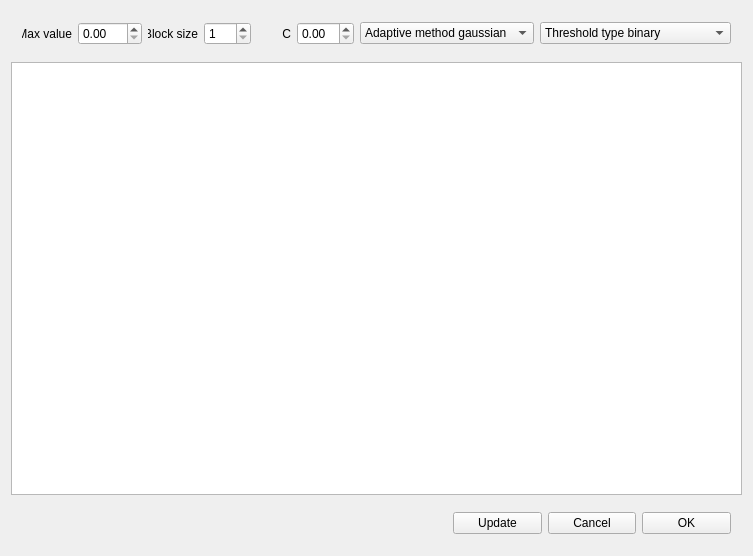
<?xml version="1.0" encoding="UTF-8"?>
<ui version="4.0">
 <class>CVActionAdaptiveThresholdView</class>
 <widget class="CVActionView" name="CVActionAdaptiveThresholdView">
  <property name="geometry">
   <rect>
    <x>0</x>
    <y>0</y>
    <width>753</width>
    <height>556</height>
   </rect>
  </property>
  <property name="windowTitle">
   <string>Adaptive Threshold</string>
  </property>
  <property name="layoutDirection">
   <enum>Qt::LeftToRight</enum>
  </property>
  <layout class="QVBoxLayout" name="verticalLayout">
   <item>
    <widget class="QWidget" name="topwidget" native="true">
     <layout class="QHBoxLayout" name="horizontalLayout_2">
      <item>
       <widget class="QLabel" name="label">
        <property name="maximumSize">
         <size>
          <width>50</width>
          <height>16777215</height>
         </size>
        </property>
        <property name="text">
         <string>Max value</string>
        </property>
        <property name="alignment">
         <set>Qt::AlignRight|Qt::AlignTrailing|Qt::AlignVCenter</set>
        </property>
       </widget>
      </item>
      <item>
       <widget class="QDoubleSpinBox" name="maxValueSpinBox">
        <property name="maximum">
         <double>255.000000000000000</double>
        </property>
       </widget>
      </item>
      <item>
       <widget class="QLabel" name="label_2">
        <property name="maximumSize">
         <size>
          <width>50</width>
          <height>16777215</height>
         </size>
        </property>
        <property name="text">
         <string>Block size</string>
        </property>
        <property name="alignment">
         <set>Qt::AlignRight|Qt::AlignTrailing|Qt::AlignVCenter</set>
        </property>
       </widget>
      </item>
      <item>
       <widget class="QSpinBox" name="blockSizeSpinBox">
        <property name="minimum">
         <number>1</number>
        </property>
        <property name="maximum">
         <number>301</number>
        </property>
        <property name="singleStep">
         <number>2</number>
        </property>
       </widget>
      </item>
      <item>
       <widget class="QLabel" name="label_3">
        <property name="text">
         <string>C</string>
        </property>
        <property name="alignment">
         <set>Qt::AlignRight|Qt::AlignTrailing|Qt::AlignVCenter</set>
        </property>
       </widget>
      </item>
      <item>
       <widget class="QDoubleSpinBox" name="cSpinBox"/>
      </item>
      <item>
       <widget class="QComboBox" name="adaptiveThresholdTypeComboBox">
        <item>
         <property name="text">
          <string>Adaptive method gaussian</string>
         </property>
        </item>
        <item>
         <property name="text">
          <string>Adaptive method mean</string>
         </property>
        </item>
       </widget>
      </item>
      <item>
       <widget class="QComboBox" name="thresholdTypeComboBox">
        <item>
         <property name="text">
          <string>Threshold type binary</string>
         </property>
        </item>
        <item>
         <property name="text">
          <string>Threshold type inverse binary</string>
         </property>
        </item>
       </widget>
      </item>
     </layout>
    </widget>
   </item>
   <item>
    <widget class="QGraphicsView" name="graphicsView"/>
   </item>
   <item>
    <widget class="QWidget" name="widget" native="true">
     <property name="maximumSize">
      <size>
       <width>300</width>
       <height>16777215</height>
      </size>
     </property>
     <property name="layoutDirection">
      <enum>Qt::RightToLeft</enum>
     </property>
     <layout class="QHBoxLayout" name="horizontalLayout">
      <item>
       <widget class="QPushButton" name="okButton">
        <property name="maximumSize">
         <size>
          <width>100</width>
          <height>16777215</height>
         </size>
        </property>
        <property name="text">
         <string>OK</string>
        </property>
       </widget>
      </item>
      <item>
       <widget class="QPushButton" name="cancelButton">
        <property name="maximumSize">
         <size>
          <width>100</width>
          <height>16777215</height>
         </size>
        </property>
        <property name="text">
         <string>Cancel</string>
        </property>
       </widget>
      </item>
      <item>
       <widget class="QPushButton" name="updateButton">
        <property name="maximumSize">
         <size>
          <width>100</width>
          <height>16777215</height>
         </size>
        </property>
        <property name="text">
         <string>Update</string>
        </property>
       </widget>
      </item>
     </layout>
    </widget>
   </item>
  </layout>
 </widget>
 <layoutdefault spacing="6" margin="11"/>
 <customwidgets>
  <customwidget>
   <class>CVActionView</class>
   <extends>QWidget</extends>
   <header>cvactionview.h</header>
   <container>1</container>
  </customwidget>
 </customwidgets>
 <resources/>
 <connections/>
</ui>
